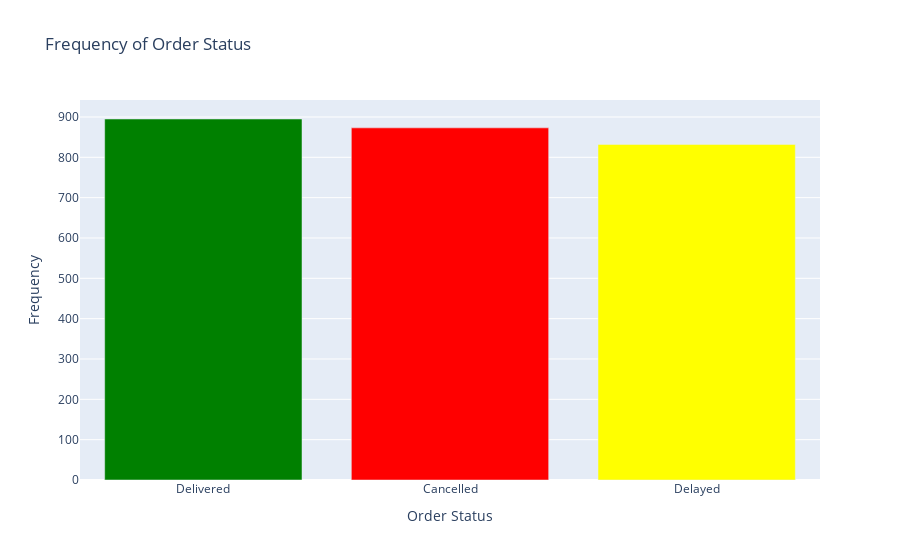

The cell this chart's notebook holds for it:
### Code cell
fig = pe.bar(
    status_counts,
    x='order_status',
    y='frequency',
    color='order_status',
    color_discrete_map={
        'Delivered': 'green',
        'Cancelled': 'red',
        'Delayed': 'yellow'
    },
    labels={'order_status': 'Order Status', 'frequency': 'Frequency'},
    title='Frequency of Order Status',
)

#Add Frequency count above each bar in black
fig.update_traces(
    textposition="outside",
    textfont=dict(color="black")
)

#Remove the Legend
fig.update_layout(showlegend=False)

fig.show()

### Figure 1 — Plotly figure (JSON) as saved in the notebook; plotly's stock layout.template omitted (floating-point values rounded to 4 significant figures)
{"data": [{"hovertemplate": "Order Status=%{x}<br>Frequency=%{y}<extra></extra>", "legendgroup": "Delivered", "marker": {"color": "green", "pattern": {"shape": ""}}, "name": "Delivered", "orientation": "v", "showlegend": true, "textfont": {"color": "black"}, "textposition": "outside", "type": "bar", "x": ["Delivered"], "xaxis": "x", "y": [895], "yaxis": "y"}, {"hovertemplate": "Order Status=%{x}<br>Frequency=%{y}<extra></extra>", "legendgroup": "Cancelled", "marker": {"color": "red", "pattern": {"shape": ""}}, "name": "Cancelled", "orientation": "v", "showlegend": true, "textfont": {"color": "black"}, "textposition": "outside", "type": "bar", "x": ["Cancelled"], "xaxis": "x", "y": [873], "yaxis": "y"}, {"hovertemplate": "Order Status=%{x}<br>Frequency=%{y}<extra></extra>", "legendgroup": "Delayed", "marker": {"color": "yellow", "pattern": {"shape": ""}}, "name": "Delayed", "orientation": "v", "showlegend": true, "textfont": {"color": "black"}, "textposition": "outside", "type": "bar", "x": ["Delayed"], "xaxis": "x", "y": [832], "yaxis": "y"}], "layout": {"barmode": "relative", "legend": {"title": {"text": "Order Status"}, "tracegroupgap": 0}, "showlegend": false, "title": {"text": "Frequency of Order Status"}, "xaxis": {"anchor": "y", "categoryarray": ["Delivered", "Cancelled", "Delayed"], "categoryorder": "array", "domain": [0, 1], "title": {"text": "Order Status"}}, "yaxis": {"anchor": "x", "domain": [0, 1], "title": {"text": "Frequency"}}}}
